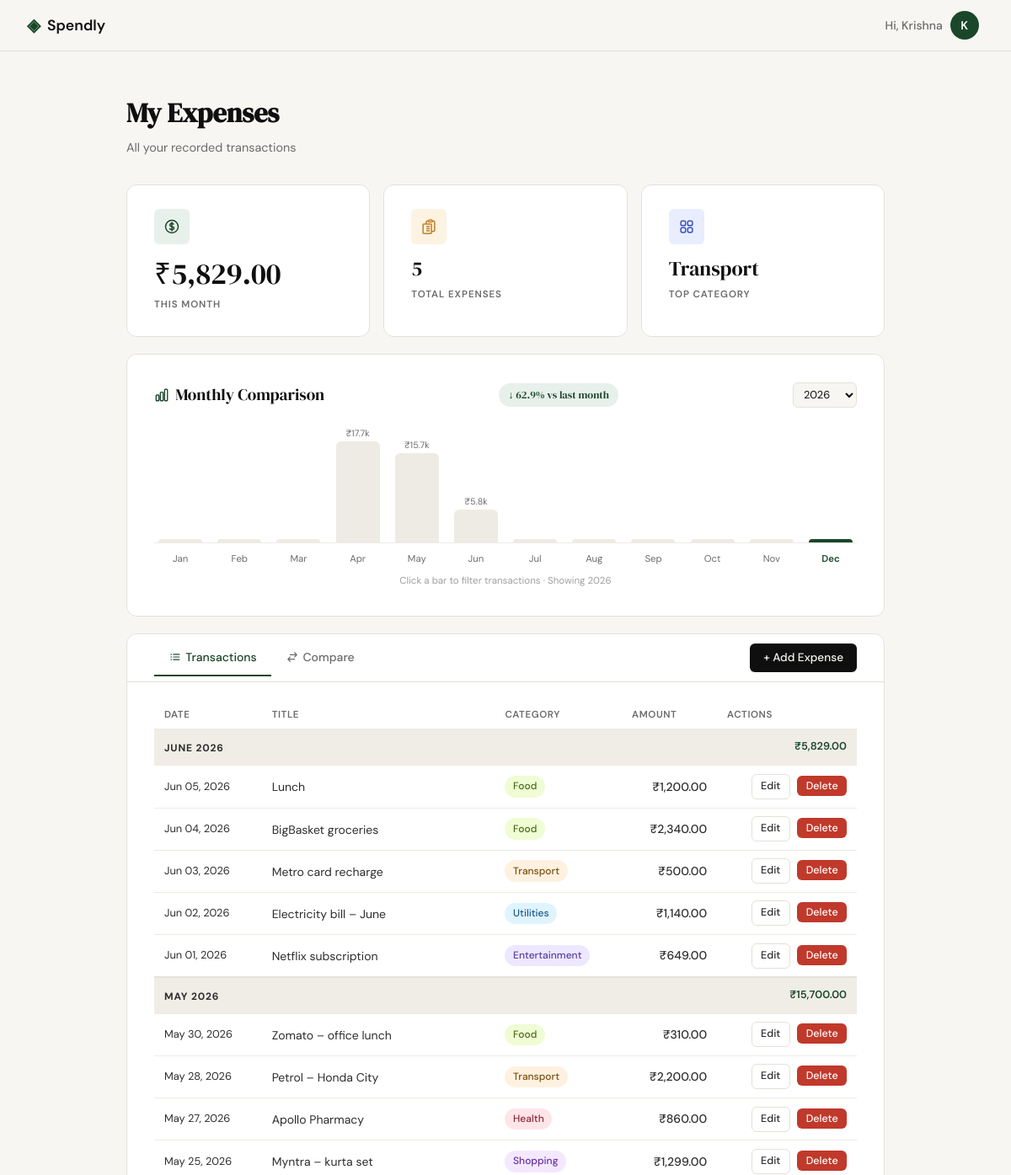
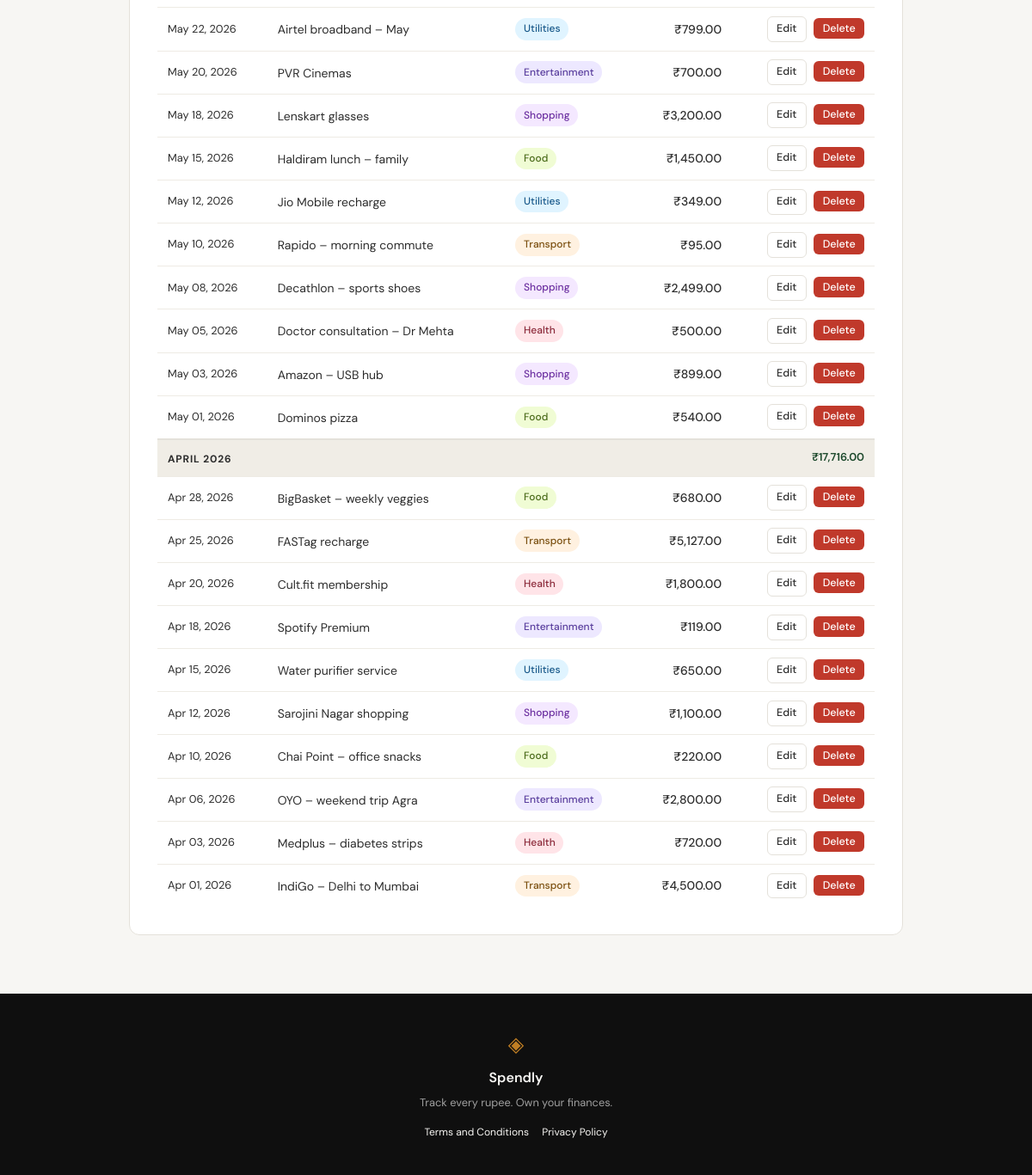
Screenshot of /expenses (signed in) with the database file from the repository (2 pictures, top to bottom).
### tables this page shows
CREATE TABLE expenses (
            id          INTEGER PRIMARY KEY AUTOINCREMENT,
            user_id     INTEGER NOT NULL REFERENCES users(id) ON DELETE CASCADE,
            title       TEXT    NOT NULL,
            amount      REAL    NOT NULL,
            category    TEXT    NOT NULL,
            date        DATE    NOT NULL,
            notes       TEXT,
            created_at  DATETIME DEFAULT CURRENT_TIMESTAMP
        , payment_method TEXT);

### app.py (the view)
@app.route("/expenses")
def expenses():
    if not session.get("user_id"):
        return redirect(url_for("login"))
    user_id = session["user_id"]
    current_year    = datetime.now().year
    try:
        selected_year = int(request.args.get("year", current_year))
    except (ValueError, TypeError):
        selected_year = current_year
    available_years = get_years_with_data(user_id) or [current_year]
    if selected_year not in available_years:
        selected_year = available_years[0]
    all_expenses                 = get_all_expenses(user_id)
    monthly_total, expense_count = get_monthly_stats(user_id)
    category_totals              = get_category_totals(user_id)
    top_category                 = category_totals[0]["category"] if category_totals else "—"
    grouped_expenses             = _group_expenses_by_month(all_expenses)
    monthly_bars = get_monthly_totals(user_id, year=selected_year)
    bar_max = max((b["total"] for b in monthly_bars), default=0) or 1
    for bar in monthly_bars:
        bar["height"] = max(4, int(bar["total"] / bar_max * 120))
    for i, bar in enumerate(monthly_bars):
        prev = monthly_bars[i - 1]["total"] if i > 0 else None
        if prev is not None and prev > 0:
            delta             = (bar["total"] - prev) / prev * 100
            bar["change"]     = round(delta, 1)
            bar["change_dir"] = "up" if delta > 0 else ("down" if delta < 0 else "flat")
        else:
            bar["change"]     = None
            bar["change_dir"] = None
    last6         = get_monthly_totals(user_id)
    mom_direction = None
    mom_pct       = None
    curr_t        = last6[-1]["total"] if last6 else 0
    prev_t        = last6[-2]["total"] if len(last6) >= 2 else 0
    if prev_t > 0:
        delta         = (curr_t - prev_t) / prev_t * 100
        mom_pct       = abs(round(delta, 1))
        mom_direction = "up" if curr_t > prev_t else ("down" if curr_t < prev_t else "flat")
    elif curr_t > 0:
        mom_direction = "new"
    compare_categories = get_category_totals_for_year(user_id, selected_year)
    year_total = sum(c["total"] for c in compare_categories)
    cat_max    = compare_categories[0]["total"] if compare_categories else 1
    for cat in compare_categories:
        cat["bar_w"] = max(3, int(cat["total"] / cat_max * 100))
        cat["pct"]   = round(cat["total"] / year_total * 100, 1) if year_total else 0
    monthly_cat_matrix = get_monthly_category_matrix(user_id, selected_year)
    return render_template(
        "expenses.html",
        grouped_expenses=grouped_expenses,
        monthly_total=monthly_total,
        expense_count=expense_count,
        top_category=top_category,
        monthly_bars=monthly_bars,
        mom_direction=mom_direction,
        mom_pct=mom_pct,
        selected_year=selected_year,
        available_years=available_years,
        current_year=current_year,
        compare_categories=compare_categories,
        year_total=year_total,
        monthly_cat_matrix=monthly_cat_matrix,
    )

### app.py (called while the page is built)
@app.template_filter("inr")
def inr_format(value):
    return "{:,.2f}".format(float(value))

@app.template_filter("inr_compact")
def inr_compact(value):
    v = float(value)
    if v >= 100000:
        return f"₹{v/100000:.1f}L"
    if v >= 1000:
        return f"₹{v/1000:.1f}k"
    return f"₹{int(v)}"

@app.template_filter("friendly_date")
def friendly_date(date_str):
    try:
        return datetime.strptime(str(date_str)[:10], "%Y-%m-%d").strftime("%b %d, %Y")
    except Exception:
        return date_str

def _group_expenses_by_month(expenses):
    groups = []
    index  = {}
    for exp in expenses:
        key = exp["date"][:7]
        if key not in index:
            try:
                label = datetime.strptime(key, "%Y-%m").strftime("%B %Y")
            except Exception:
                label = key
            index[key] = len(groups)
            groups.append({"month": key, "label": label, "expenses": [], "total": 0.0})
        g = groups[index[key]]
        g["expenses"].append(exp)
        g["total"] += exp["amount"]
    return groups

### database/db.py (called while the page is built)
def get_db():
    conn = sqlite3.connect(DB_PATH)
    conn.row_factory = sqlite3.Row
    conn.execute("PRAGMA foreign_keys = ON")
    return conn

def get_all_expenses(user_id):
    conn = get_db()
    rows = conn.execute(
        """SELECT id, title, amount, category, date, notes
           FROM expenses WHERE user_id = ?
           ORDER BY date DESC, id DESC""",
        (user_id,),
    ).fetchall()
    conn.close()
    return [dict(r) for r in rows]

def get_category_totals(user_id):
    conn = get_db()
    rows = conn.execute(
        """SELECT category, SUM(amount) AS total
           FROM expenses WHERE user_id = ?
           GROUP BY category ORDER BY total DESC""",
        (user_id,),
    ).fetchall()
    conn.close()
    return [dict(r) for r in rows]

def get_monthly_stats(user_id):
    conn = get_db()
    row = conn.execute(
        """SELECT COALESCE(SUM(amount), 0) AS total, COUNT(*) AS count
           FROM expenses
           WHERE user_id = ?
             AND strftime('%Y-%m', date) = strftime('%Y-%m', 'now')""",
        (user_id,),
    ).fetchone()
    conn.close()
    return row["total"], row["count"]

def get_years_with_data(user_id):
    conn = get_db()
    rows = conn.execute(
        """SELECT DISTINCT strftime('%Y', date) AS year
           FROM expenses WHERE user_id = ?
           ORDER BY year DESC""",
        (user_id,),
    ).fetchall()
    conn.close()
    return [int(r["year"]) for r in rows]

### templates/expenses.html (shortened to what this page needs)
{% extends "base.html" %}
{% block content %}
<div class="profile-page">
    <div class="profile-wrap">
        <div class="profile-header">
            <h1 class="profile-title">My Expenses</h1>
            <p class="profile-subtitle">All your recorded transactions</p>
        </div>
        <div class="stats-row">
            <div class="stat-card">
                <div class="stat-card-icon stat-icon-spend">
                </div>
                <div class="stat-card-value">₹{{ monthly_total | inr }}</div>
                <div class="stat-card-label">This Month</div>
            </div>
            <div class="stat-card">
                <div class="stat-card-icon stat-icon-count">
                </div>
                <div class="stat-card-value stat-card-value-text">{{ expense_count }}</div>
                <div class="stat-card-label">Total Expenses</div>
            </div>
            <div class="stat-card">
                <div class="stat-card-icon stat-icon-cat">
                </div>
                <div class="stat-card-value stat-card-value-text">{{ top_category }}</div>
                <div class="stat-card-label">Top Category</div>
            </div>
        </div>
        <div class="profile-card">
            <div class="profile-card-title">
                Monthly Comparison
                {% if mom_direction %}
                    <span class="mom-badge mom-{{ mom_direction }}">
                        {% if mom_direction == 'up'   %}↑ {{ mom_pct }}% vs last month
                        {% elif mom_direction == 'down' %}↓ {{ mom_pct }}% vs last month
                        {% elif mom_direction == 'flat' %}= Same as last month
                        {% elif mom_direction == 'new'  %}First month on record
                        {% endif %}
                    </span>
                {% endif %}
                <select class="form-input year-select"
                        onchange="location.href='?year='+this.value"
                        aria-label="Select year">
                    {% for y in available_years %}
                    <option value="{{ y }}" {{ 'selected' if y == selected_year else '' }}>{{ y }}</option>
                    {% endfor %}
                </select>
            </div>
            {% if monthly_bars %}
                <div class="bar-chart" id="bar-chart">
                    {% for bar in monthly_bars %}
                    <div class="bar-col {{ 'bar-col-current' if (loop.last and selected_year == current_year) else '' }}"
                         data-month="{{ bar.month }}"
                         data-label="{{ bar.label_full }}">
                        <span class="bar-amount-label">
                            {%- if bar.total > 0 %}{{ bar.total | inr_compact }}{% endif -%}
                        </span>
                        <div class="bar-fill" style="height: {{ bar.height }}px;"></div>
                    </div>
                    {% endfor %}
                </div>
                <div class="bar-month-labels">
                    {% for bar in monthly_bars %}
                    <div class="bar-month-label {{ 'active' if (loop.last and selected_year == current_year) else '' }}"
                         data-month="{{ bar.month }}">{{ bar.label }}</div>
                    {% endfor %}
                </div>
                <p class="bar-hint">Click a bar to filter transactions · Showing {{ selected_year }}</p>
            {% else %}
                <p class="empty-state" style="padding: 1.5rem 0;">No spending data yet.</p>
            {% endif %}
        </div>
        <div class="profile-card">
            <div class="tab-bar">
                <button class="tab-btn active" data-tab="transactions">
                    Transactions
                </button>
                <button class="tab-btn" data-tab="compare">
                    <svg style="width:14px;height:14px;" xmlns="http://www.w3.org/2000/svg" fill="none" viewBox="0 0 24 24" stroke-width="2" stroke="currentColor">
                        <path stroke-linecap="round" stroke-linejoin="round" d="M7.5 21 3 16.5m0 0L7.5 12M3 16.5h13.5m0-13.5L21 7.5m0 0L16.5 12M21 7.5H7.5" />
                    </svg>
                    Compare
                </button>
                <div style="margin-left: auto; padding: 0.65rem 0;">
                    <a href="{{ url_for('add_expense') }}" class="btn-primary" style="font-size:0.85rem;padding:0.4rem 1rem;">+ Add Expense</a>
                </div>
            </div>
            <div class="tab-panel active" data-panel="transactions">
                {% if grouped_expenses %}
                    <table class="expense-table">
                        <thead>
                            <tr>
                                <th>Date</th>
                                <th>Title</th>
                                <th>Category</th>
                                <th class="col-right">Amount</th>
                                <th class="col-right">Actions</th>
                            </tr>
                        </thead>
                        {% for group in grouped_expenses %}
                        <tbody data-month="{{ group.month }}">
                            <tr class="month-group-row">
                                <td colspan="5">
                                    <span class="month-label">{{ group.label }}</span>
                                    <span class="month-total">₹{{ group.total | inr }}</span>
                                </td>
                            </tr>
                            {% for exp in group.expenses %}
                            <tr>
                                <td class="exp-date">{{ exp.date | friendly_date }}</td>
                                <td><span class="text-truncate" title="{{ exp.title }}">{{ exp.title }}</span></td>
                                <td><span class="cat-badge cat-{{ exp.category | lower }}">{{ exp.category }}</span></td>
                                <td class="col-right exp-amount">₹{{ exp.amount | inr }}</td>
                                <td class="col-right" style="white-space:nowrap;">
                                    <a href="{{ url_for('edit_expense', id=exp.id) }}" class="btn-ghost" style="font-size:0.78rem;padding:0.25rem 0.65rem;margin-right:0.3rem;">Edit</a>
                                    <form method="POST" action="{{ url_for('delete_expense', id=exp.id) }}" class="delete-form" style="display:inline;">
                                        <button type="button" class="btn-danger delete-btn" data-title="{{ exp.title }}" style="font-size:0.78rem;padding:0.25rem 0.65rem;font-family:var(--font-body);">Delete</button>
                                    </form>
                                </td>
                            </tr>
                            {% endfor %}
                        </tbody>
                        {% endfor %}
                    </table>
                {% endif %}
            </div>
                    {% set active_months = monthly_bars | selectattr('total', '>', 0) | list %}
        </div>
    </div>
</div>
{% endblock %}

### templates/base.html (shortened to what this page needs)
<!DOCTYPE html>
<html lang="en">
<head>
    <link rel="stylesheet" href="{{ url_for('static', filename='css/style.css') }}">
</head>
<body>
    <nav class="navbar">
        <div class="nav-inner">
            <a href="{{ url_for('landing') }}" class="nav-brand">
                <span class="brand-icon">◈</span>
                <span class="brand-name">Spendly</span>
            </a>
            <div class="nav-links">
                {% if session.get("user_id") %}
                    <div class="avatar-wrapper">
                        <button class="avatar-trigger" id="avatar-btn" aria-label="Account menu">
                            <span class="nav-greeting">Hi, {{ session.get("user_name", "").split()[0] }}</span>
                            <span class="avatar-circle">{{ session.get("user_name", "U")[0].upper() }}</span>
                        </button>
                    </div>
                {% else %}
                    <a href="{{ url_for('login') }}">Sign in</a>
                    <a href="{{ url_for('register') }}" class="nav-cta">Get started</a>
                {% endif %}
            </div>
        </div>
    </nav>
    <main class="main-content">
        {% block content %}{% endblock %}
    </main>
    <footer class="footer">
        <div class="footer-inner">
            <span class="brand-icon">◈</span>
            <span class="footer-name">Spendly</span>
            <p class="footer-copy">Track every rupee. Own your finances.</p>
            <div style="margin-top: 8px; font-size: 0.75rem;">
                <a href="/terms" style="color: inherit; text-decoration: none; margin-right: 12px;">Terms and Conditions</a>
                <a href="/privacy" style="color: inherit; text-decoration: none;">Privacy Policy</a>
            </div>
        </div>
    </footer>
</body>
</html>

### rows the page displays
expenses: date|friendly_date "Jun 05, 2026", title "Lunch", category "Food", amount|inr "1,200.00"
expenses: date|friendly_date "Jun 04, 2026", title "BigBasket groceries", category "Food", amount|inr "2,340.00"
expenses: date|friendly_date "Jun 03, 2026", title "Metro card recharge", category "Transport", amount|inr "500.00"
expenses: date|friendly_date "Jun 02, 2026", title "Electricity bill – June", category "Utilities", amount|inr "1,140.00"
expenses: date|friendly_date "Jun 01, 2026", title "Netflix subscription", category "Entertainment", amount|inr "649.00"
expenses: date|friendly_date "May 30, 2026", title "Zomato – office lunch", category "Food", amount|inr "310.00"
expenses: date|friendly_date "May 28, 2026", title "Petrol – Honda City", category "Transport", amount|inr "2,200.00"
expenses: date|friendly_date "May 27, 2026", title "Apollo Pharmacy", category "Health", amount|inr "860.00"
expenses: date|friendly_date "May 25, 2026", title "Myntra – kurta set", category "Shopping", amount|inr "1,299.00"
expenses: date|friendly_date "May 22, 2026", title "Airtel broadband – May", category "Utilities", amount|inr "799.00"
expenses: date|friendly_date "May 20, 2026", title "PVR Cinemas", category "Entertainment", amount|inr "700.00"
expenses: date|friendly_date "May 18, 2026", title "Lenskart glasses", category "Shopping", amount|inr "3,200.00"
expenses: date|friendly_date "May 15, 2026", title "Haldiram lunch – family", category "Food", amount|inr "1,450.00"
expenses: date|friendly_date "May 12, 2026", title "Jio Mobile recharge", category "Utilities", amount|inr "349.00"
expenses: date|friendly_date "May 10, 2026", title "Rapido – morning commute", category "Transport", amount|inr "95.00"
expenses: date|friendly_date "May 08, 2026", title "Decathlon – sports shoes", category "Shopping", amount|inr "2,499.00"
expenses: date|friendly_date "May 05, 2026", title "Doctor consultation – Dr Mehta", category "Health", amount|inr "500.00"
expenses: date|friendly_date "May 03, 2026", title "Amazon – USB hub", category "Shopping", amount|inr "899.00"
expenses: date|friendly_date "May 01, 2026", title "Dominos pizza", category "Food", amount|inr "540.00"
expenses: date|friendly_date "Apr 28, 2026", title "BigBasket – weekly veggies", category "Food", amount|inr "680.00"
expenses: date|friendly_date "Apr 25, 2026", title "FASTag recharge", category "Transport", amount|inr "5,127.00"
expenses: date|friendly_date "Apr 20, 2026", title "Cult.fit membership", category "Health", amount|inr "1,800.00"
expenses: date|friendly_date "Apr 18, 2026", title "Spotify Premium", category "Entertainment", amount|inr "119.00"
expenses: date|friendly_date "Apr 15, 2026", title "Water purifier service", category "Utilities", amount|inr "650.00"
expenses: date|friendly_date "Apr 12, 2026", title "Sarojini Nagar shopping", category "Shopping", amount|inr "1,100.00"
expenses: date|friendly_date "Apr 10, 2026", title "Chai Point – office snacks", category "Food", amount|inr "220.00"
expenses: date|friendly_date "Apr 06, 2026", title "OYO – weekend trip Agra", category "Entertainment", amount|inr "2,800.00"
expenses: date|friendly_date "Apr 03, 2026", title "Medplus – diabetes strips", category "Health", amount|inr "720.00"
expenses: date|friendly_date "Apr 01, 2026", title "IndiGo – Delhi to Mumbai", category "Transport", amount|inr "4,500.00"

### other values shown
{{ session.get("user_name", "").split()[0] }} "Krishna"
{{ session.get("user_name", "U")[0].upper() }} "K"
{{ monthly_total | inr }} "5,829.00"
{{ expense_count }} "5"
{{ top_category }} "Transport"
{{ mom_pct }} "62.9"
{{ bar.total | inr_compact }} "₹17.7k" "₹15.7k" "₹5.8k"
{{ bar.label }} "Jan" "Feb" "Mar" "Apr" "May" "Jun" "Jul" "Aug" "Sep" "Oct" "Nov" "Dec"
{{ selected_year }} "2026"
{{ group.label }} "JUNE 2026" "MAY 2026" "APRIL 2026"
{{ group.total | inr }} "5,829.00" "15,700.00" "17,716.00"
form field value "2026"
